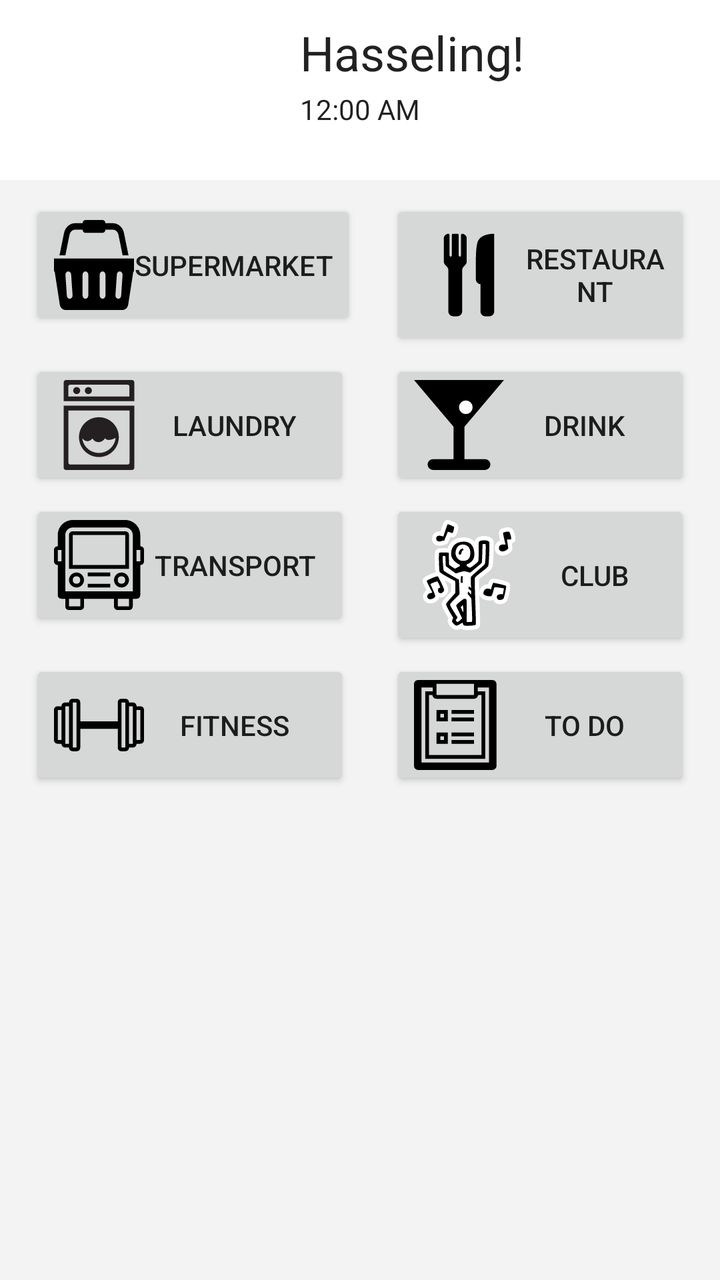
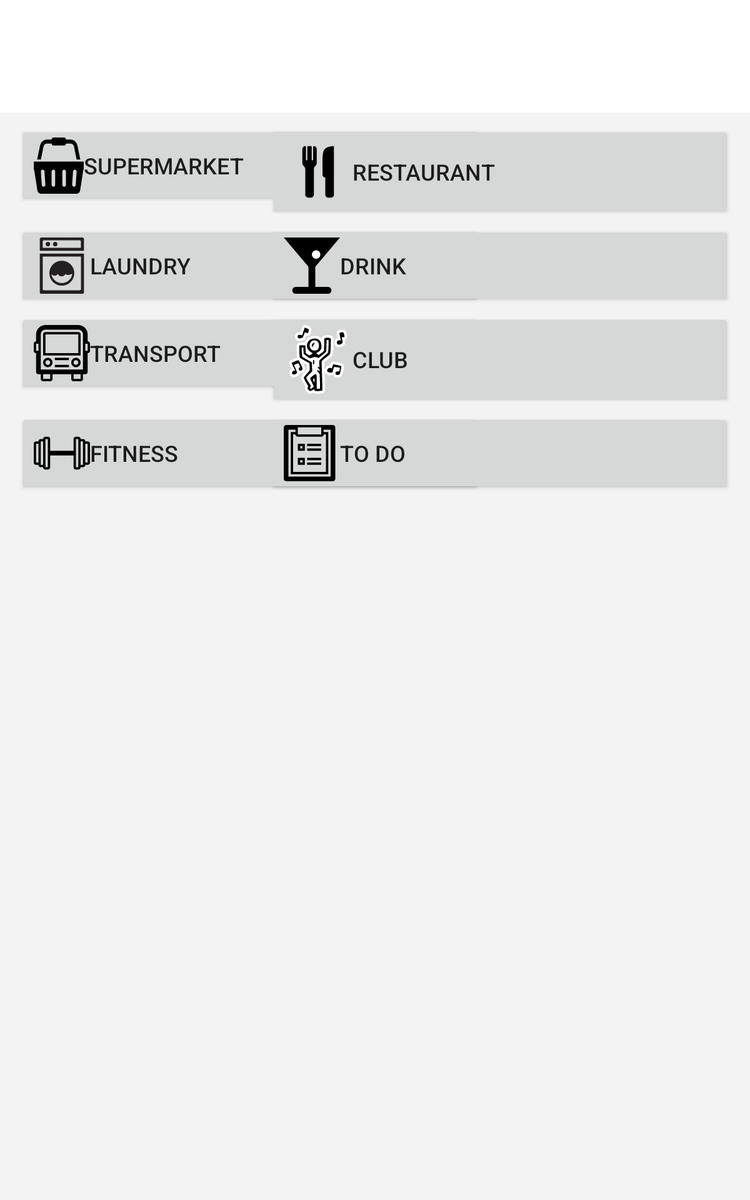

Compare how this app lays out the same screen by default and in its alternative resource folder. The renders come first, then the two layout files and the values they reference.
<!-- AndroidManifest.xml: application theme AppTheme -->
<!-- res/layout/content_main.xml -->
<?xml version="1.0" encoding="utf-8"?>
<FrameLayout xmlns:android="http://schemas.android.com/apk/res/android"
    xmlns:app="http://schemas.android.com/apk/res-auto"
    xmlns:tools="http://schemas.android.com/tools"
    android:layout_width="match_parent"
    android:layout_height="match_parent"
    app:layout_behavior="@string/appbar_scrolling_view_behavior"
    tools:context="be.pxl.hasseling.MainActivity"
    tools:showIn="@layout/app_bar_main"
        android:id="@+id/content_frame"
        tools:layout_editor_absoluteX="8dp"
        tools:layout_editor_absoluteY="8dp">

    <TextClock
        android:id="@+id/textClock"
        android:layout_width="wrap_content"
        android:layout_height="wrap_content"
        android:layout_marginLeft="150dp"
        android:layout_marginTop="45dp"
        tools:layout_editor_absoluteX="144dp"
        tools:layout_editor_absoluteY="75dp" />

    <TextView
        android:id="@+id/textView4"
        android:layout_width="wrap_content"
        android:layout_height="wrap_content"
        android:layout_marginLeft="150dp"
        android:layout_marginTop="10dp"
        android:text="Hasseling!"
        android:textAppearance="@style/TextAppearance.AppCompat"
        android:textSize="24sp"
        app:layout_constraintVertical_bias="0.076" />


    <ScrollView

        android:layout_width="match_parent"
        android:layout_height="match_parent"
        android:background="#f3f3f3"
        android:fillViewport="true"
        android:orientation="vertical"
        android:layout_marginTop="90dp"
        android:paddingBottom="10dp"
        android:paddingLeft="10dp"
        android:paddingRight="10dp"
        android:paddingTop="10dp">

        <LinearLayout
            android:layout_width="fill_parent"
            android:layout_height="wrap_content"
            android:orientation="vertical">

            <RelativeLayout
                android:layout_width="fill_parent"
                android:layout_height="wrap_content"
                android:orientation="horizontal"
                android:paddingLeft="5dp"
                android:paddingRight="5dp">

                <Button
                    android:id="@+id/btn_supermarket"
                    android:layout_width="wrap_content"
                    android:layout_height="wrap_content"
                    android:layout_weight="1"
                    android:drawableLeft="@drawable/ic_supermarket"
                    android:text="Supermarket" />

                <Button
                    android:id="@+id/btn_restaurant"
                    android:layout_width="wrap_content"
                    android:layout_height="wrap_content"
                    android:layout_marginLeft="180dp"
                    android:layout_weight="1"
                    android:drawableLeft="@drawable/ic_restaurant"
                    android:text="Restaurant" />
            </RelativeLayout>

            <RelativeLayout
                android:layout_width="fill_parent"
                android:layout_height="wrap_content"
                android:layout_marginTop="5dp"
                android:orientation="horizontal"
                android:paddingLeft="5dp"
                android:paddingRight="5dp">

                <Button
                    android:id="@+id/btn_laundry"
                    android:layout_width="160dp"
                    android:layout_height="wrap_content"
                    android:drawableLeft="@drawable/ic_laundry"
                    android:text="Laundry" />

                <Button
                    android:id="@+id/btn_drink"
                    android:layout_width="170dp"
                    android:layout_height="wrap_content"
                    android:layout_marginLeft="180dp"
                    android:drawableLeft="@drawable/ic_drink"
                    android:text="Drink" />
            </RelativeLayout>

            <RelativeLayout
                android:layout_width="fill_parent"
                android:layout_height="wrap_content"
                android:layout_marginTop="5dp"
                android:orientation="horizontal"
                android:paddingLeft="5dp"
                android:paddingRight="5dp">

                <Button
                    android:id="@+id/btn_transport"
                    android:layout_width="160dp"
                    android:layout_height="wrap_content"
                    android:drawableLeft="@drawable/ic_transport"
                    android:text="Transport" />

                <Button
                    android:id="@+id/btn_club"
                    android:layout_width="170dp"
                    android:layout_height="wrap_content"
                    android:layout_marginLeft="180dp"
                    android:drawableLeft="@drawable/ic_club"
                    android:text="Club" />
            </RelativeLayout>

            <RelativeLayout
                android:layout_width="fill_parent"
                android:layout_height="wrap_content"
                android:layout_marginTop="5dp"
                android:orientation="horizontal"
                android:paddingLeft="5dp"
                android:paddingRight="5dp">

                <Button
                    android:id="@+id/btn_fitness"
                    android:layout_width="160dp"
                    android:layout_height="wrap_content"
                    android:drawableLeft="@drawable/ic_fitness"
                    android:text="Fitness" />

                <Button
                    android:id="@+id/btn_todo"
                    android:layout_width="170dp"
                    android:layout_height="wrap_content"
                    android:layout_marginLeft="180dp"
                    android:drawableLeft="@drawable/ic_todo"
                    android:text="To Do" />
            </RelativeLayout>

        </LinearLayout>
    </ScrollView>

</FrameLayout>
<!-- res/layout/app_bar_main.xml (included above) -->
<?xml version="1.0" encoding="utf-8"?>
<android.support.design.widget.CoordinatorLayout xmlns:android="http://schemas.android.com/apk/res/android"
    xmlns:app="http://schemas.android.com/apk/res-auto"
    xmlns:tools="http://schemas.android.com/tools"
    android:layout_width="match_parent"
    android:layout_height="match_parent"
    tools:context="be.pxl.hasseling.MainActivity">

    <android.support.design.widget.AppBarLayout
        android:layout_width="match_parent"
        android:layout_height="wrap_content"
        android:theme="@style/Base.TextAppearance.AppCompat.Subhead.Inverse">

        <android.support.v7.widget.Toolbar
            android:id="@+id/toolbar"
            android:layout_width="match_parent"
            android:layout_height="?attr/actionBarSize"
            android:background="?attr/colorBackgroundFloating"
            android:minHeight="185dp"
            app:popupTheme="@style/Base.TextAppearance.AppCompat.Large.Inverse" />

    </android.support.design.widget.AppBarLayout>

    <include layout="@layout/content_main" />

    <android.support.design.widget.FloatingActionButton
        android:id="@+id/fab"
        android:layout_width="wrap_content"
        android:layout_height="wrap_content"
        android:layout_gravity="bottom|end"
        android:layout_margin="@dimen/fab_margin"
        app:srcCompat="@android:drawable/ic_dialog_info" />

</android.support.design.widget.CoordinatorLayout>
<!-- resources referenced by this layout -->
<resources>
  <!-- drawable ic_drink (drawable) -->
  <vector android:height="45dp" android:viewportHeight="660.0"
      android:viewportWidth="660.0" android:width="45dp" xmlns:android="http://schemas.android.com/apk/res/android">
      <path android:fillColor="#000" android:pathData="M0,0l660,0l-330,390z"/>
      <path android:fillColor="#FF000000"
          android:pathData="M330,660L330,300" android:strokeColor="#000" android:strokeWidth="80"/>
      <path android:fillColor="#FF000000"
          android:pathData="M140,620L520,620" android:strokeColor="#000"
          android:strokeLineCap="round" android:strokeWidth="80"/>
      <path android:fillColor="#fff" android:pathData="M380,200m-50,0a50,50 0,1 1,100 0a50,50 0,1 1,-100 0"/>
  </vector>
  <!-- drawable ic_fitness (drawable) -->
  <vector android:height="45dp" android:viewportHeight="24.0"
      android:viewportWidth="24.0" android:width="45dp" xmlns:android="http://schemas.android.com/apk/res/android">
      <path android:fillColor="#FF000000" android:pathData="M23,7h-1c0,-0.6 -0.4,-1 -1,-1h-1c0,-0.6 -0.4,-1 -1,-1h-1c-0.6,0 -1,0.4 -1,1v5H7V6c0,-0.6 -0.4,-1 -1,-1H5C4.4,5 4,5.4 4,6H3C2.4,6 2,6.4 2,7H1C0.4,7 0,7.4 0,8v8c0,0.6 0.4,1 1,1h1c0,0.6 0.4,1 1,1h1c0,0.6 0.4,1 1,1h1c0.6,0 1,-0.4 1,-1v-5h10v5c0,0.6 0.4,1 1,1h1c0.6,0 1,-0.4 1,-1h1c0.6,0 1,-0.4 1,-1h1c0.6,0 1,-0.4 1,-1V8C24,7.4 23.6,7 23,7zM2,16H1V8h1V16zM4,17H3v-1V8V7h1V17zM6,18H5v-1V7V6h1V18zM19,7v10v1h-1V6h1V7zM21,8v8v1h-1V7h1V8zM23,16h-1V8h1V16z"/>
  </vector>
  <!-- drawable ic_todo (drawable) -->
  <vector android:height="45dp" android:viewportHeight="24.0"
      android:viewportWidth="24.0" android:width="45dp" xmlns:android="http://schemas.android.com/apk/res/android">
      <path android:fillColor="#FF000000" android:pathData="M20.9,0H16H6H1.1C0.5,0 0,0.5 0,1.1v21.8C0,23.5 0.5,24 1.1,24h19.8c0.6,0 1.1,-0.5 1.1,-1.1V1.1C22,0.5 21.5,0 20.9,0zM16,1v3H6V1H16zM4.9,4C5,4.6 5.4,5 6,5h10c0.6,0 1,-0.4 1.1,-1H18v16H4V4H4.9zM20,22H2V2h3v1H3v18h16V3h-2V2h3V22z"/>
      <path android:fillColor="#FF000000" android:pathData="M10,10h6v1h-6z"/>
      <path android:fillColor="#FF000000" android:pathData="M10,8h6v1h-6z"/>
      <path android:fillColor="#FF000000" android:pathData="M9,8H6v3h3V8zM8,10H7V9h1V10z"/>
      <path android:fillColor="#FF000000" android:pathData="M10,16h6v1h-6z"/>
      <path android:fillColor="#FF000000" android:pathData="M10,14h6v1h-6z"/>
      <path android:fillColor="#FF000000" android:pathData="M9,14H6v3h3V14zM8,16H7v-1h1V16z"/>
  </vector>
  <style name="AppTheme" parent="Theme.AppCompat.Light.DarkActionBar">
          
          <item name="colorPrimary">@color/colorPrimary</item>
          <item name="colorPrimaryDark">@color/colorPrimaryDark</item>
          <item name="colorAccent">@color/colorAccent</item>
          <item name="android:colorBackground">@color/colorBg</item>
          
      </style>
  <color name="colorPrimary">#f4b301</color>
  <color name="colorPrimaryDark">#3c3c3c</color>
  <color name="colorAccent">#dedede</color>
  <color name="colorBg">#ffffff</color>
</resources>
<!-- res/layout-large/content_main.xml (the repository's variant of the layout above) -->
<!-- drawn on a 7-inch tablet held upright -->
<?xml version="1.0" encoding="utf-8"?>
<FrameLayout xmlns:android="http://schemas.android.com/apk/res/android"
    xmlns:app="http://schemas.android.com/apk/res-auto"
    xmlns:tools="http://schemas.android.com/tools"
    android:layout_width="match_parent"
    android:layout_height="match_parent"
    app:layout_behavior="@string/appbar_scrolling_view_behavior"
    tools:context="be.pxl.hasseling.MainActivity"
    android:id="@+id/content_frame"
    tools:layout_editor_absoluteX="8dp"
    tools:layout_editor_absoluteY="8dp">


    <ScrollView

        android:layout_width="match_parent"
        android:layout_height="match_parent"
        android:background="#f3f3f3"
        android:fillViewport="true"
        android:orientation="vertical"
        android:layout_marginTop="90dp"
        android:paddingBottom="10dp"
        android:paddingLeft="10dp"
        android:paddingRight="10dp"
        android:paddingTop="10dp"
        tools:ignore="UselessParent">

        <LinearLayout
            android:layout_width="fill_parent"
            android:layout_height="wrap_content"
            android:orientation="vertical">

            <RelativeLayout
                android:layout_width="wrap_content"
                android:layout_height="wrap_content"
                android:orientation="horizontal"
                android:paddingLeft="5dp"
                android:paddingRight="5dp">

                <Button
                    android:id="@+id/btn_supermarket"
                    android:layout_width="wrap_content"
                    android:layout_height="wrap_content"
                    android:layout_alignParentLeft="true"
                    android:layout_alignParentStart="true"
                    android:layout_alignParentTop="true"
                    android:width="370dp"
                    android:drawableLeft="@drawable/ic_supermarket"
                    android:gravity="left|center_vertical"
                    android:text="Supermarket"
                    android:textSize="18sp"
                    tools:ignore="HardcodedText,RtlHardcoded" />

                <Button
                    android:id="@+id/btn_restaurant"
                    android:layout_width="wrap_content"
                    android:layout_height="wrap_content"
                    android:layout_alignParentRight="true"
                    android:width="370dp"
                    android:drawableLeft="@drawable/ic_restaurant"
                    android:gravity="left|center_vertical"
                    android:text="Restaurant"
                    android:textSize="18sp"
                    tools:ignore="HardcodedText,ObsoleteLayoutParam,RtlHardcoded" />
            </RelativeLayout>

            <RelativeLayout
                android:layout_width="wrap_content"
                android:layout_height="wrap_content"
                android:layout_marginTop="5dp"
                android:orientation="horizontal"
                android:paddingLeft="5dp"
                android:paddingRight="5dp">

                <Button
                    android:id="@+id/btn_laundry"
                    android:layout_width="370dp"
                    android:layout_height="wrap_content"
                    android:layout_alignParentLeft="false"
                    android:layout_alignParentStart="false"
                    android:layout_alignParentTop="false"
                    android:drawableLeft="@drawable/ic_laundry"
                    android:gravity="left|center_vertical"
                    android:text="@string/laundry"
                    android:textSize="18sp"
                    tools:ignore="HardcodedText,RtlHardcoded" />

                <Button
                    android:id="@+id/btn_drink"
                    android:layout_width="370dp"
                    android:layout_height="wrap_content"
                    android:layout_alignParentRight="true"
                    android:drawableLeft="@drawable/ic_drink"
                    android:gravity="left|center_vertical|center"
                    android:text="@string/drink"
                    android:textSize="18sp"
                    tools:ignore="HardcodedText,ObsoleteLayoutParam,RtlHardcoded" />
            </RelativeLayout>

            <RelativeLayout
                android:layout_width="wrap_content"
                android:layout_height="wrap_content"
                android:layout_marginTop="5dp"
                android:orientation="horizontal"
                android:paddingLeft="5dp"
                android:paddingRight="5dp">

                <Button
                    android:id="@+id/btn_transport"
                    android:layout_width="370dp"
                    android:layout_height="wrap_content"
                    android:drawableLeft="@drawable/ic_transport"
                    android:gravity="left|center_vertical|center"
                    android:text="Transport"
                    android:textSize="18sp"
                    tools:ignore="HardcodedText,RtlHardcoded" />

                <Button
                    android:id="@+id/btn_club"
                    android:layout_width="370dp"
                    android:layout_height="wrap_content"
                    android:layout_alignParentRight="true"
                    android:drawableLeft="@drawable/ic_club"
                    android:gravity="left|center_vertical|center"
                    android:text="Club"
                    android:textSize="18sp"
                    tools:ignore="HardcodedText,ObsoleteLayoutParam,RtlHardcoded" />
            </RelativeLayout>

            <RelativeLayout
                android:layout_width="wrap_content"
                android:layout_height="wrap_content"
                android:layout_marginTop="5dp"
                android:orientation="horizontal"
                android:paddingLeft="5dp"
                android:paddingRight="5dp">

                <Button
                    android:id="@+id/btn_fitness"
                    android:layout_width="370dp"
                    android:layout_height="wrap_content"
                    android:drawableLeft="@drawable/ic_fitness"
                    android:gravity="left|center_vertical|center"
                    android:text="Fitness"
                    android:textSize="18sp"
                    tools:ignore="HardcodedText,RtlHardcoded" />

                <Button
                    android:id="@+id/btn_todo"
                    android:layout_width="370dp"
                    android:layout_height="wrap_content"
                    android:layout_alignParentRight="true"
                    android:drawableLeft="@drawable/ic_todo"
                    android:gravity="left|center_vertical|center"
                    android:text="To Do"
                    android:textSize="18sp"
                    tools:ignore="HardcodedText,ObsoleteLayoutParam,RtlHardcoded" />
            </RelativeLayout>

        </LinearLayout>
    </ScrollView>

</FrameLayout>
<!-- resources referenced by the variant -->
<!-- as a 7-inch tablet held upright resolves them -->
<resources>
  <!-- drawable ic_drink (drawable) -->
  <vector android:height="45dp" android:viewportHeight="660.0"
      android:viewportWidth="660.0" android:width="45dp" xmlns:android="http://schemas.android.com/apk/res/android">
      <path android:fillColor="#000" android:pathData="M0,0l660,0l-330,390z"/>
      <path android:fillColor="#FF000000"
          android:pathData="M330,660L330,300" android:strokeColor="#000" android:strokeWidth="80"/>
      <path android:fillColor="#FF000000"
          android:pathData="M140,620L520,620" android:strokeColor="#000"
          android:strokeLineCap="round" android:strokeWidth="80"/>
      <path android:fillColor="#fff" android:pathData="M380,200m-50,0a50,50 0,1 1,100 0a50,50 0,1 1,-100 0"/>
  </vector>
  <!-- drawable ic_fitness (drawable) -->
  <vector android:height="45dp" android:viewportHeight="24.0"
      android:viewportWidth="24.0" android:width="45dp" xmlns:android="http://schemas.android.com/apk/res/android">
      <path android:fillColor="#FF000000" android:pathData="M23,7h-1c0,-0.6 -0.4,-1 -1,-1h-1c0,-0.6 -0.4,-1 -1,-1h-1c-0.6,0 -1,0.4 -1,1v5H7V6c0,-0.6 -0.4,-1 -1,-1H5C4.4,5 4,5.4 4,6H3C2.4,6 2,6.4 2,7H1C0.4,7 0,7.4 0,8v8c0,0.6 0.4,1 1,1h1c0,0.6 0.4,1 1,1h1c0,0.6 0.4,1 1,1h1c0.6,0 1,-0.4 1,-1v-5h10v5c0,0.6 0.4,1 1,1h1c0.6,0 1,-0.4 1,-1h1c0.6,0 1,-0.4 1,-1h1c0.6,0 1,-0.4 1,-1V8C24,7.4 23.6,7 23,7zM2,16H1V8h1V16zM4,17H3v-1V8V7h1V17zM6,18H5v-1V7V6h1V18zM19,7v10v1h-1V6h1V7zM21,8v8v1h-1V7h1V8zM23,16h-1V8h1V16z"/>
  </vector>
  <!-- drawable ic_todo (drawable) -->
  <vector android:height="45dp" android:viewportHeight="24.0"
      android:viewportWidth="24.0" android:width="45dp" xmlns:android="http://schemas.android.com/apk/res/android">
      <path android:fillColor="#FF000000" android:pathData="M20.9,0H16H6H1.1C0.5,0 0,0.5 0,1.1v21.8C0,23.5 0.5,24 1.1,24h19.8c0.6,0 1.1,-0.5 1.1,-1.1V1.1C22,0.5 21.5,0 20.9,0zM16,1v3H6V1H16zM4.9,4C5,4.6 5.4,5 6,5h10c0.6,0 1,-0.4 1.1,-1H18v16H4V4H4.9zM20,22H2V2h3v1H3v18h16V3h-2V2h3V22z"/>
      <path android:fillColor="#FF000000" android:pathData="M10,10h6v1h-6z"/>
      <path android:fillColor="#FF000000" android:pathData="M10,8h6v1h-6z"/>
      <path android:fillColor="#FF000000" android:pathData="M9,8H6v3h3V8zM8,10H7V9h1V10z"/>
      <path android:fillColor="#FF000000" android:pathData="M10,16h6v1h-6z"/>
      <path android:fillColor="#FF000000" android:pathData="M10,14h6v1h-6z"/>
      <path android:fillColor="#FF000000" android:pathData="M9,14H6v3h3V14zM8,16H7v-1h1V16z"/>
  </vector>
  <string name="drink">Drink</string>
  <string name="laundry">Laundry</string>
  <style name="AppTheme" parent="Theme.AppCompat.Light.DarkActionBar">
          
          <item name="colorPrimary">@color/colorPrimary</item>
          <item name="colorPrimaryDark">@color/colorPrimaryDark</item>
          <item name="colorAccent">@color/colorAccent</item>
          <item name="android:colorBackground">@color/colorBg</item>
          
      </style>
  <color name="colorPrimary">#f4b301</color>
  <color name="colorPrimaryDark">#3c3c3c</color>
  <color name="colorAccent">#dedede</color>
  <color name="colorBg">#ffffff</color>
</resources>
